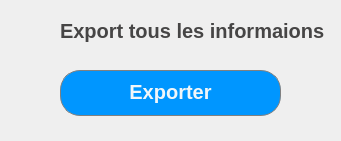
     <widget class="QWidget" name="widget_7" native="true">
      <property name="geometry">
       <rect>
        <x>1160</x>
        <y>510</y>
        <width>341</width>
        <height>141</height>
       </rect>
      </property>
      <property name="styleSheet">
       <string notr="true">border: 0px solid gray;
border-radius:25px;
</string>
      </property>
      <widget class="QLabel" name="label_13">
       <property name="geometry">
        <rect>
         <x>60</x>
         <y>15</y>
         <width>271</width>
         <height>31</height>
        </rect>
       </property>
       <property name="styleSheet">
        <string notr="true">color:#464545;
font-size:20px;
font-weight:bold;
font-family: Arial;</string>
       </property>
       <property name="text">
        <string>Export tous les informaions</string>
       </property>
      </widget>
      <widget class="QLabel" name="label_10">
       <property name="geometry">
        <rect>
         <x>10</x>
         <y>10</y>
         <width>51</width>
         <height>41</height>
        </rect>
       </property>
       <property name="text">
        <string/>
       </property>
       <property name="pixmap">
        <pixmap resource="resource.qrc">:/logo/pdf.png</pixmap>
       </property>
       <property name="scaledContents">
        <bool>true</bool>
       </property>
      </widget>
      <widget class="QPushButton" name="pushButton_13">
       <property name="geometry">
        <rect>
         <x>60</x>
         <y>70</y>
         <width>221</width>
         <height>46</height>
        </rect>
       </property>
       <property name="styleSheet">
        <string notr="true">QPushButton{
color:rgb(241, 246, 249);
background-color:rgb(0,150,255);
border:1px solid gray;
border-radius:20px;
padding-bottom:3px;
font-weight:bold;
font-size:20px;
}
QPushButton:hover{
color:rgb(241, 246, 249);
background-color:rgb(0,170,255);
border:1px solid gray;
border-radius:20px;
padding-bottom:3px;
font-weight:bold;
}
</string>
       </property>
       <property name="text">
        <string>Exporter</string>
       </property>
       <property name="icon">
        <iconset theme="QIcon::ThemeIcon::DocumentSave"/>
       </property>
      </widget>
      <zorder>label_10</zorder>
      <zorder>label_13</zorder>
      <zorder>pushButton_13</zorder>
     </widget>
